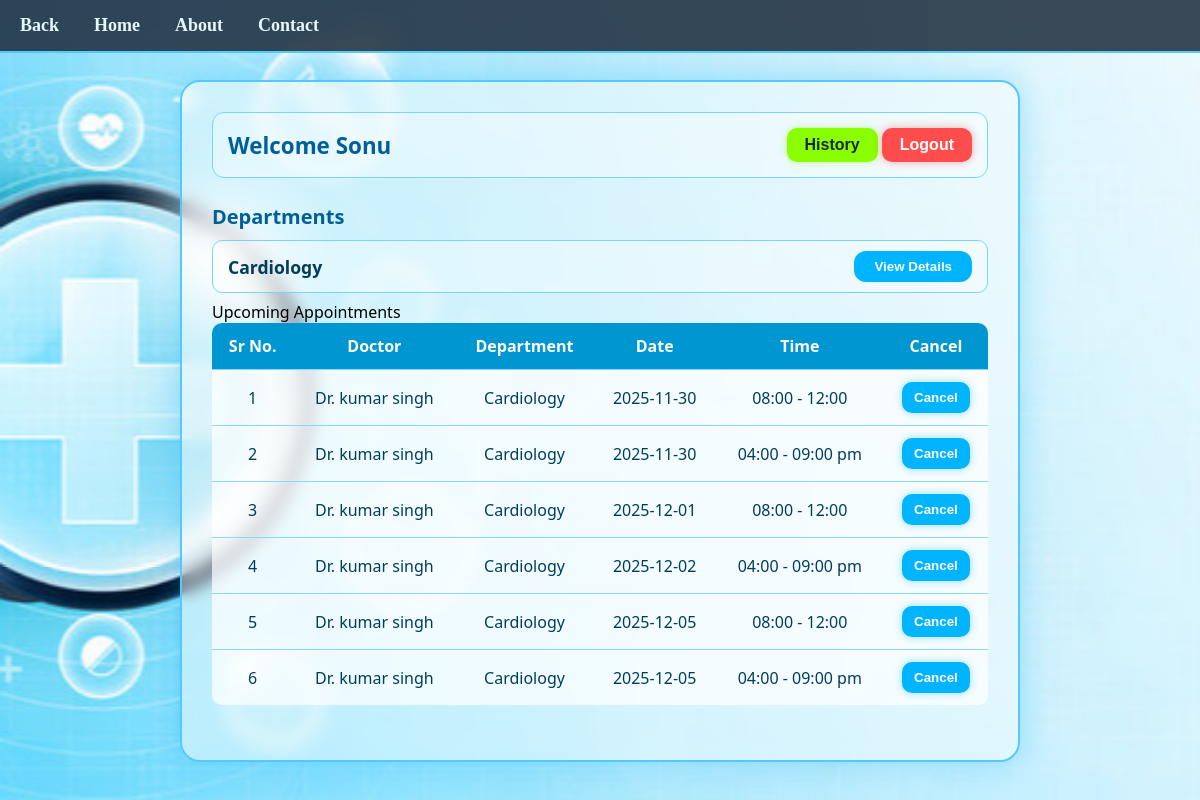
The app's page /patient_dash (signed in) with its own data.
### tables this page shows
CREATE TABLE patients (
            id INTEGER PRIMARY KEY AUTOINCREMENT,
            user_id INTEGER NOT NULL,
            fullname TEXT NOT NULL,
            age INTEGER,
            gender TEXT,
            contact TEXT,
            blood_group TEXT,
            height INTEGER,
            weight INTEGER,
            FOREIGN KEY (user_id) REFERENCES users(id) ON DELETE CASCADE
            );

CREATE TABLE doctors (
            id INTEGER PRIMARY KEY AUTOINCREMENT,
            user_id INTEGER NOT NULL,
            fullname TEXT NOT NULL,
            specialization TEXT NOT NULL,
            department TEXT NOT NULL,
            experience INTEGER,
            FOREIGN KEY (user_id) REFERENCES users(id) ON DELETE CASCADE
        );

CREATE TABLE appointments (
            id INTEGER PRIMARY KEY AUTOINCREMENT,
            patient_id INTEGER NOT NULL,
            doctor_id INTEGER NOT NULL,
            department TEXT NOT NULL,
            date TEXT NOT NULL,
            time TEXT NOT NULL,
            status TEXT CHECK(status IN ('booked', 'cancelled', 'completed')) DEFAULT
            'booked',
            FOREIGN KEY (patient_id) REFERENCES patients(id) ON DELETE CASCADE,
            FOREIGN KEY (doctor_id) REFERENCES doctors(id) ON DELETE CASCADE
            );

### app.py (the view)
@app.route("/patient_dash")
def patient_dash():
    patient_id = session["patient_id"]
    patient = module.get_patient_by_id(patient_id)
    departments = module.get_unique_departments()
    appointments = module.get_patient_appointments(patient_id)
    return render_template(
        "patient.html",
        patient=patient,
        departments=departments,
        upcoming=appointments
    )

### module.py (called while the page is built)
def host_get_db():
    conn = sqlite3.connect('hospital.db')
    conn.row_factory=sqlite3.Row
    conn.execute("PRAGMA foreign_keys = ON")  # enforce FK constraints
    return conn

def get_unique_departments():
    try:
        conn = host_get_db()
        cur = conn.cursor()
        cur.execute("SELECT DISTINCT department FROM doctors ORDER BY department ASC")
        data = cur.fetchall()
        return data
    except Exception as e:
        print("DB INSERT ERROR:", e)
        raise e
    finally:
        if cur: cur.close()
        if conn: conn.close()

def get_patient_appointments(patient_id):
    conn = host_get_db()
    curr = conn.cursor()
    curr.execute("""
        SELECT a.id, d.fullname AS doctor, d.department, a.date, a.time
        FROM appointments a
        JOIN doctors d ON a.doctor_id = d.id
        WHERE a.patient_id=? AND a.status='booked'
        ORDER BY a.date ASC
    """, (patient_id,))
    data = curr.fetchall()
    curr.close()
    conn.close()
    return data

def get_patient_by_id(patient_id):
    conn = host_get_db()
    curr = conn.cursor()
    curr.execute("SELECT * FROM patients WHERE id=?", (patient_id,))
    row = curr.fetchone()
    curr.close()
    conn.close()
    return row

### templates/patient.html (shortened to what this page needs)
<!DOCTYPE html>
<html lang="en">
  <head>
    <link rel="stylesheet" href="/static/patient.css" />
  </head>
  <body>
    <nav class="navbar">
      <ul class="nav-links">
        <li><a href="/">Back</a></li>
        <li><a href="/">Home</a></li>
        <li><a href="/about">About</a></li>
        <li><a href="/contact">Contact  </a></li>
      </ul>
    </nav>
    <div class="admin_main">
      <div id="admin_block">
        <div class="top-bar">
          <span class="welcome">Welcome {{ patient.fullname }}</span>
          <div class="search-box">
            <a href="/p_history"><button id="create">History</button></a>
            <a href="{{ url_for('login') }}"><button>Logout</button></a>
          </div>
        </div>
        <div id="wel1">Departments</div>
        {% for d in departments %}
        <div class="department-row">
          <span class="dept-name">{{ d.department }}</span>
          <a href="/department/{{ d.department }}">
            <button class="view-btn">View Details</button>
          </a>
        </div>
        {% endfor %}
        <div class="section-title">Upcoming Appointments</div>
        <table class="appointment-table">
          <thead>
            <tr>
              <th>Sr No.</th>
              <th>Doctor</th>
              <th>Department</th>
              <th>Date</th>
              <th>Time</th>
              <th>Cancel</th>
            </tr>
          </thead>
          <tbody>
            {% if upcoming %} {% for a in upcoming %}
            <tr>
              <td>{{ loop.index }}</td>
              <td>{{ a.doctor }}</td>
              <td>{{ a.department }}</td>
              <td>{{ a.date }}</td>
              <td>{{ a.time }}</td>
              <td>
                <a href="/cancel_appointment/{{ a.id }}">
                  <button class="cancel-btn">Cancel</button>
                </a>
              </td>
            </tr>
            {% endfor %} {% else %}
            <tr>
              <td colspan="6" class="no-data">No appointments.</td>
            </tr>
            {% endif %}
          </tbody>
        </table>
      </div>
    </div>
  </body>
</html>

### static/patient.css (style rules this page uses)
* { margin: 0; padding: 0; box-sizing: border-box; }
.navbar { width: 100%; background: rgba(26, 42, 58, 0.85); padding: 15px 20px; position: fixed; top: 0; left: 0; z-index: 999; border-bottom: 2px solid #55c9ff; backdrop-filter: blur(6px); }
.nav-links { list-style: none; display: flex; gap: 35px; }
.nav-links li a { color: #e6f7ff; text-decoration: none; font-size: 18px; font-weight: 600; transition: 0.3s; }
.admin_main { padding-top: 100px; }
.admin_main { min-height: 100vh; background: url(image3.jpg) no-repeat center center fixed; background-size: cover; display: flex; justify-content: center; align-items: flex-start; padding-top: 40px; font-family: "Segoe UI", Tahoma, sans-serif; }
#admin_block { width: 70%; background: rgba(255, 255, 255, 0.45); border: 2px solid #55c9ff; border-radius: 20px; padding: 30px; margin: 40px 0 0 0; backdrop-filter: blur(8px); box-shadow: 0 0 30px rgba(0, 170, 255, 0.3); animation: fadeIn 0.7s ease-out; }
.top-bar { background: rgba(255, 255, 255, 0.35); border: 1px solid #79d3ff; padding: 15px; border-radius: 12px; margin-bottom: 25px; display: flex; justify-content: space-between; align-items: center; }
.welcome { font-size: 1.4em; font-weight: bold; color: #005f99; }
.search-box button { padding: 8px 18px; background: #ff4c4c; color: white; border: none; border-radius: 10px; font-size: 1em; font-weight: bold; cursor: pointer; transition: 0.3s; box-shadow: 0 0 10px rgba(255, 50, 50, 0.4); }
#wel1 { margin-top: 20px; margin-bottom: 10px; font-weight: bold; color: #005f99; font-size: 1.25em; }
table { width: 100%; border-collapse: collapse; background: rgba(255, 255, 255, 0.35); border-radius: 10px; overflow: hidden; margin-bottom: 25px; }
th { background: #0096d2; color: white; padding: 12px; font-size: 1em; }
td { padding: 12px; border-top: 1px solid #8ad7ff; background: rgba(255, 255, 255, 0.55); color: #003d5b; text-align: center; }
td button { padding: 8px 12px; border-radius: 10px; border: none; cursor: pointer; font-weight: bold; transition: 0.3s; background: #00b4ff; color: white; box-shadow: 0 0 8px rgba(0, 170, 255, 0.4); }
#create { background: #8aff00; color: #1a2a3a; box-shadow: 0 0 8px rgba(138, 255, 0, 0.4); }
.department-row { display: flex; justify-content: space-between; align-items: center; width: 100%; background: rgba(255, 255, 255, 0.35); border: 1px solid #79d3ff; padding: 10px 15px; border-radius: 10px; margin: 8px 0; }
.dept-name { font-size: 1.1em; font-weight: 600; color: #003d5b; }
.view-btn { padding: 8px 20px; background: #00b4ff; color: white; font-weight: bold; border-radius: 12px; border: none; cursor: pointer; transition: 0.3s ease; }

### records on screen
patients: fullname "Sonu"
doctors: department "Cardiology"
appointments: doctor "Dr. kumar singh", department "Cardiology", date "2025-11-30", time "08:00 - 12:00"
appointments: doctor "Dr. kumar singh", department "Cardiology", date "2025-11-30", time "04:00 - 09:00 pm"
appointments: doctor "Dr. kumar singh", department "Cardiology", date "2025-12-01", time "08:00 - 12:00"
appointments: doctor "Dr. kumar singh", department "Cardiology", date "2025-12-02", time "04:00 - 09:00 pm"
appointments: doctor "Dr. kumar singh", department "Cardiology", date "2025-12-05", time "08:00 - 12:00"
appointments: doctor "Dr. kumar singh", department "Cardiology", date "2025-12-05", time "04:00 - 09:00 pm"
